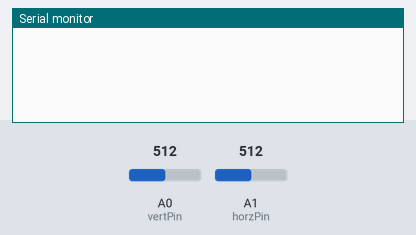
Recording of a sketch running on a simulated Arduino Leonardo, built with avr-gcc and run on an emulated ATmega32U4. Parts: the last lines printed to the serial monitor. The inputs (shaded band) are chosen by the test bench; at power-on: A0 (vertPin) = 512, A1 (horzPin) = 512.

Above: at 2.2 s.
2.3 s: A0 (vertPin) set to 474
At 3.4 s:
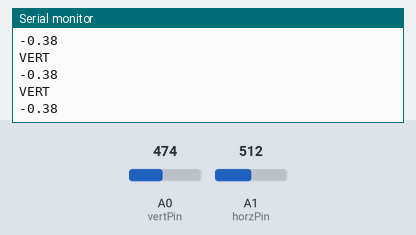
3.8 s: A1 (horzPin) set to 490
At 4.4 s:
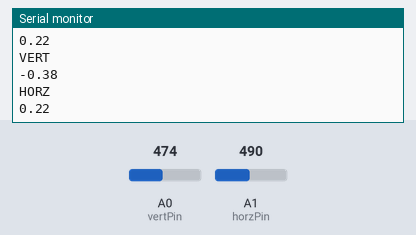
5.3 s: A0 (vertPin) set to 306
At 6.1 s:
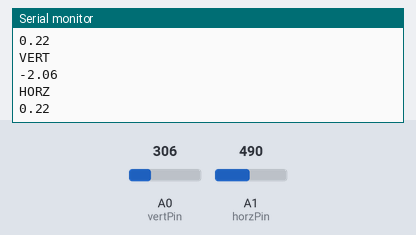
6.8 s: A1 (horzPin) set to 306
Timing chart, 0 to 7.4 s (numbered marks = the images above; inputs shaded):
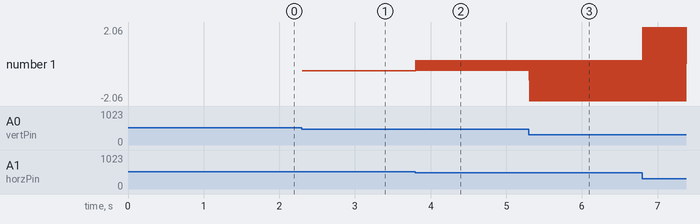

Measured:
- the behaviour switches between 492 and 491 on A0 (vertPin) (found by bisection; images 0 and 1)
- after the input at 2.3 s, the serial monitor: prints a new line at once (image 1)
- after the input at 3.8 s, the serial monitor: prints a new line at once (image 2)
- after the input at 5.3 s, the serial monitor: prints a new line at once (image 3)

The sketch:

JoyStick-PC_Control.ino
```cpp
#include <Mouse.h>

int horzPin = A1;
int vertPin = A0;
int selPin = 9;

float vertZero;
float horzZero;
float vertValue;
float horzValue;
float vertMove = 0;
float horzMove = 0;

float sensitivity = .2;
int smallMoveSpeed = 5;
float pcSpeed = 5;
float vertMax = 500;
float horzMax = 500;

void setup() {
  Serial.begin(115200);
  pinMode(horzPin, INPUT);
  pinMode(vertPin, INPUT);
  delay(500);
  vertZero = analogRead(vertPin);
  horzZero = analogRead(horzPin);
  delay(500);
}

void loop() {
  vertValue = analogRead(vertPin) - vertZero;
  horzValue = analogRead(horzPin) - horzZero;

  vertMove = pcSpeed * (vertValue / vertMax);
  if (vertMove > sensitivity || vertMove < (sensitivity * -1)) {
    Serial.println("VERT");
    Serial.println(vertMove);
    if (vertMove > 0 && vertMove < 1) {
      delay(smallMoveSpeed);
      Mouse.move(0, 1, 0);
    }
    if (vertMove > -1 && vertMove < 0) {
      delay(smallMoveSpeed);
      Mouse.move(0, -1, 0);
    }
    if (vertMove >= 1 || vertMove <= -1) {
      Mouse.move(0, vertMove, 0);
    }
  }

  horzMove = (pcSpeed * (horzValue / horzMax)) * -1;
  if (horzMove > sensitivity || horzMove < (sensitivity * -1)) {
    Serial.println("HORZ");
    Serial.println(horzMove);
    if (horzMove > 0 && horzMove < 1) {
      delay(smallMoveSpeed);
      Mouse.move(1, 0, 0);
    }
    if (horzMove > -1 && horzMove < 0) {
      delay(smallMoveSpeed);
      Mouse.move(-1, 0, 0);
    }
    if (horzMove >= 1 || horzMove <= -1) {
      Mouse.move(horzMove, 0, 0);
    }
  }
  delay(1);
}
```
